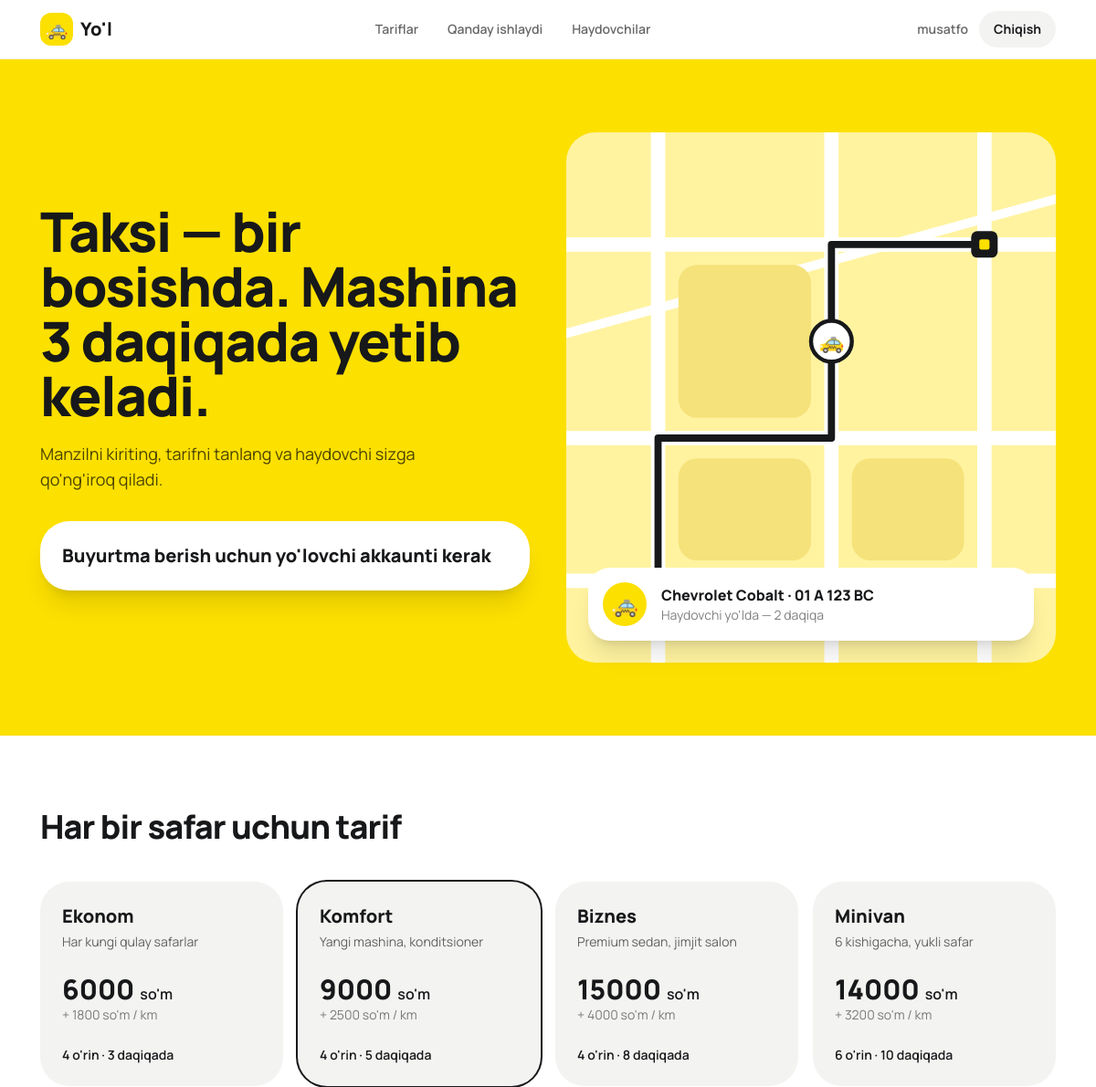
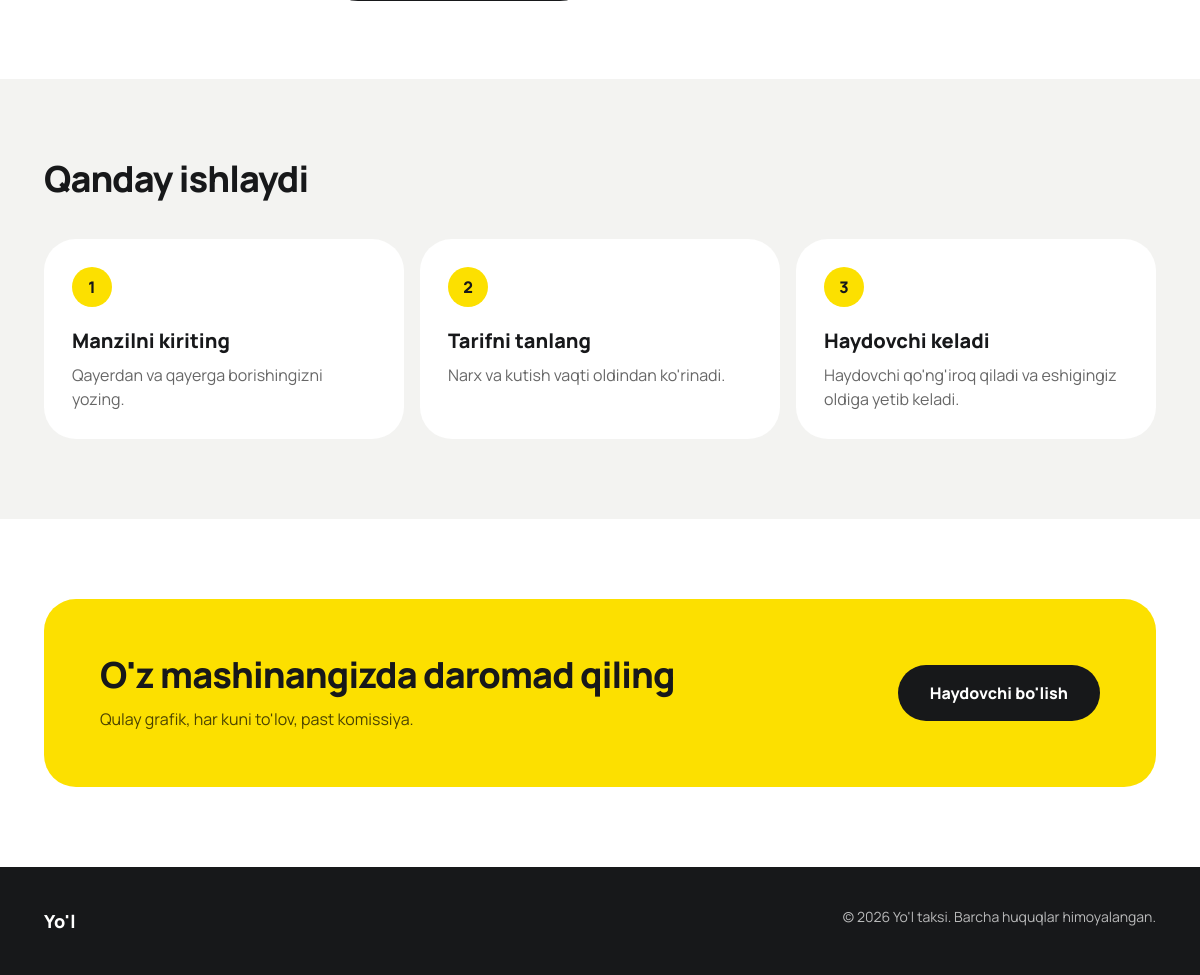
The app's page / (signed in) with its own data (2 pictures, top to bottom).
### taxi/models.py (models this page shows, shortened)
class Tariff(models.Model):
    name = models.CharField("Nomi", max_length=40)
    description = models.CharField("Tavsif", max_length=120)
    seats = models.PositiveSmallIntegerField("O'rinlar", default=4)
    eta_min = models.PositiveSmallIntegerField("Kutish (daq.)", default=3)
    base_price = models.PositiveIntegerField("Boshlang'ich narx (so'm)")
    per_km = models.PositiveIntegerField("1 km narxi (so'm)")
    position = models.PositiveSmallIntegerField(default=0)
    class Meta:
        ordering = ["position"]
        verbose_name = "Tarif"
        verbose_name_plural = "Tariflar"

### taxi/views.py (the view)
# urls.py: path("", views.index, name="index"),
def index(request):
    return render(request, "index.html", {"tariffs": Tariff.objects.all()})

### taxi/context.py (called while the page is built)
def role(request):
    u = request.user
    if not u.is_authenticated:
        return {"role": "guest"}
    p = getattr(u, "profile", None)
    return {"role": p.role if p else "staff"}

### templates/index.html (shortened to what this page needs)
{% extends "base.html" %}
{% block content %}
<section class="bg-sun">
  <div class="max-w-6xl mx-auto px-5 py-12 md:py-20 grid md:grid-cols-2 gap-10 items-center">
    <div>
      <h1 class="text-4xl md:text-6xl font-extrabold leading-[1.05] tracking-tight">Taksi — bir bosishda. Mashina 3 daqiqada yetib keladi.</h1>
      <p class="mt-5 text-lg text-black/70 max-w-md">Manzilni kiriting, tarifni tanlang va haydovchi sizga qo'ng'iroq qiladi.</p>
      {% if role == "passenger" %}
      <form id="buyurtma" method="post" action="{% url 'order' %}" class="mt-8 bg-white rounded-4xl p-5 shadow-xl shadow-black/10 space-y-3 scroll-mt-24">
        {% csrf_token %}
        {% for m in messages %}
          <div role="status" class="rounded-2xl px-4 py-3 text-sm font-semibold {% if m.tags == 'success' %}bg-emerald-50 text-emerald-800{% else %}bg-red-50 text-red-700{% endif %}">{{ m }}</div>
        {% endfor %}
        <div class="rounded-2xl bg-mist flex items-center gap-3 px-4">
          <span class="w-2.5 h-2.5 rounded-full bg-ink"></span>
          <input name="pickup" required placeholder="Qayerdan" class="w-full bg-transparent py-3.5 outline-none font-semibold placeholder:text-black/40">
        </div>
        <div class="rounded-2xl bg-mist flex items-center gap-3 px-4">
          <span class="w-2.5 h-2.5 rounded-sm bg-sun ring-2 ring-ink"></span>
          <input name="dropoff" required placeholder="Qayerga" class="w-full bg-transparent py-3.5 outline-none font-semibold placeholder:text-black/40">
        </div>
        <div class="rounded-2xl bg-mist px-4 py-3">
          <label for="km" class="flex justify-between text-sm font-semibold"><span>Masofa</span><span><output id="km-out">5</output> km</span></label>
          <input id="km" name="distance_km" type="range" min="1" max="50" step="0.5" value="5" class="w-full accent-black">
        </div>
        <fieldset class="flex gap-2 overflow-x-auto pb-1">
          <legend class="sr-only">Tarif</legend>
          {% for t in tariffs %}
          <label class="shrink-0 cursor-pointer">
            <input type="radio" name="tariff" value="{{ t.pk }}" data-base="{{ t.base_price }}" data-km="{{ t.per_km }}" class="peer sr-only" {% if forloop.first %}checked{% endif %}>
            <span class="block rounded-2xl border-2 border-transparent bg-mist px-4 py-2.5 peer-checked:border-ink peer-checked:bg-white peer-focus-visible:outline peer-focus-visible:outline-2">
              <span class="block font-extrabold text-sm">{{ t.name }}</span>
              <span class="block text-xs text-black/50">{{ t.eta_min }} daq · {{ t.base_price }} so'mdan</span>
            </span>
          </label>
          {% endfor %}
        </fieldset>
        <p class="flex justify-between items-baseline px-1"><span class="text-sm font-semibold text-black/60">Taxminiy narx</span><span class="text-2xl font-extrabold"><span id="price">—</span> so'm</span></p>
        <button class="w-full rounded-2xl bg-ink text-white font-extrabold py-4 hover:bg-black active:scale-[.99] transition">Taksi chaqirish</button>
      </form>
      {% else %}
      <div id="buyurtma" class="mt-8 bg-white rounded-4xl p-6 shadow-xl shadow-black/10 scroll-mt-24">
        <p class="text-xl font-extrabold">{% if role == "driver" %}Siz haydovchi sifatida kirgansiz{% else %}Buyurtma berish uchun yo'lovchi akkaunti kerak{% endif %}</p>
      </div>
      {% endif %}
    </div>
    <div class="relative hidden md:block">
      <svg viewBox="0 0 480 520" class="w-full rounded-4xl bg-[#FFF3A0]" role="img" aria-label="Marshrut xaritasi">
        <g transform="translate(260 205)"><circle r="20" fill="#fff" stroke="#17181A" stroke-width="4"/><text text-anchor="middle" y="7" font-size="20">🚕</text></g>
      </svg>
      <div class="absolute left-6 bottom-6 right-6 bg-white rounded-3xl p-4 shadow-xl flex items-center gap-4">
        <div class="w-12 h-12 rounded-full bg-sun grid place-items-center text-2xl">🚕</div>
        <div><p class="font-extrabold">Chevrolet Cobalt · 01 A 123 BC</p><p class="text-sm text-black/50">Haydovchi yo'lda — 2 daqiqa</p></div>
      </div>
    </div>
  </div>
</section>
<section id="tariflar" class="max-w-6xl mx-auto px-5 py-20 scroll-mt-16">
  <h2 class="text-3xl md:text-4xl font-extrabold tracking-tight">Har bir safar uchun tarif</h2>
  <div class="mt-10 grid sm:grid-cols-2 lg:grid-cols-4 gap-4">
    {% for t in tariffs %}
    <article class="rounded-4xl bg-mist p-6 flex flex-col {% if forloop.counter == 2 %}ring-2 ring-ink{% endif %}">
      <h3 class="text-xl font-extrabold">{{ t.name }}</h3>
      <p class="mt-1 text-sm text-black/60">{{ t.description }}</p>
      <p class="mt-6 text-3xl font-extrabold">{{ t.base_price }} <span class="text-base font-semibold">so'm</span></p>
      <p class="text-sm text-black/50">+ {{ t.per_km }} so'm / km</p>
      <p class="mt-auto pt-6 text-sm font-semibold">{{ t.seats }} o'rin · {{ t.eta_min }} daqiqada</p>
    </article>
    {% empty %}
    <p class="text-black/60">Tariflar hali qo'shilmagan. Admin panelda tarif yarating.</p>
    {% endfor %}
  </div>
</section>
<section id="qanday" class="bg-mist scroll-mt-16">
  <div class="max-w-6xl mx-auto px-5 py-20">
    <h2 class="text-3xl md:text-4xl font-extrabold tracking-tight">Qanday ishlaydi</h2>
    <ol class="mt-10 grid md:grid-cols-3 gap-4">
      <li class="bg-white rounded-4xl p-7"><span class="grid place-items-center w-10 h-10 rounded-full bg-sun font-extrabold">1</span><h3 class="mt-5 text-xl font-extrabold">Manzilni kiriting</h3><p class="mt-2 text-black/60">Qayerdan va qayerga borishingizni yozing.</p></li>
      <li class="bg-white rounded-4xl p-7"><span class="grid place-items-center w-10 h-10 rounded-full bg-sun font-extrabold">2</span><h3 class="mt-5 text-xl font-extrabold">Tarifni tanlang</h3><p class="mt-2 text-black/60">Narx va kutish vaqti oldindan ko'rinadi.</p></li>
      <li class="bg-white rounded-4xl p-7"><span class="grid place-items-center w-10 h-10 rounded-full bg-sun font-extrabold">3</span><h3 class="mt-5 text-xl font-extrabold">Haydovchi keladi</h3><p class="mt-2 text-black/60">Haydovchi qo'ng'iroq qiladi va eshigingiz oldiga yetib keladi.</p></li>
    </ol>
  </div>
</section>
<section id="haydovchi" class="max-w-6xl mx-auto px-5 py-20 scroll-mt-16">
  <div class="rounded-4xl bg-sun p-8 md:p-14 flex flex-col md:flex-row md:items-center justify-between gap-6">
    <div><h2 class="text-3xl md:text-4xl font-extrabold tracking-tight">O'z mashinangizda daromad qiling</h2><p class="mt-3 text-black/70 max-w-lg">Qulay grafik, har kuni to'lov, past komissiya.</p></div>
    <a href="tel:+998900000000" class="shrink-0 rounded-full bg-ink text-white font-extrabold px-8 py-4 text-center hover:bg-black">Haydovchi bo'lish</a>
  </div>
</section>
{% endblock %}

### templates/base.html (shortened to what this page needs)
<!doctype html>
<html lang="uz">
<head>
  <script src="https://cdn.tailwindcss.com"></script>
</head>
<body class="bg-white text-ink font-sans antialiased">
  <header class="sticky top-0 z-30 bg-white/90 backdrop-blur border-b border-black/5">
    <div class="max-w-6xl mx-auto px-5 h-16 flex items-center justify-between">
      <a href="/" class="flex items-center gap-2 font-extrabold text-xl">
        <span class="grid place-items-center w-9 h-9 rounded-xl bg-sun">🚕</span> Yo'l
      </a>
      <nav class="hidden md:flex gap-8 text-sm font-semibold text-black/60">
        <a href="#tariflar" class="hover:text-ink">Tariflar</a>
        <a href="#qanday" class="hover:text-ink">Qanday ishlaydi</a>
        <a href="#haydovchi" class="hover:text-ink">Haydovchilar</a>
      </nav>
      <div class="flex items-center gap-2">
        {% if user.is_authenticated %}
          <span class="hidden sm:inline text-sm font-semibold text-black/60 px-1">{{ user.first_name|default:user.username }}</span>
          <form method="post" action="{% url 'logout' %}">{% csrf_token %}<button class="rounded-full bg-mist text-sm font-bold px-4 py-2.5 hover:bg-black/10">Chiqish</button></form>
        {% else %}
          <a href="{% url 'login' %}" class="rounded-full text-sm font-bold px-4 py-2.5 hover:bg-mist">Kirish</a>
          <a href="{% url 'register' %}" class="rounded-full bg-ink text-white text-sm font-bold px-5 py-2.5 hover:bg-black">Ro'yxatdan o'tish</a>
        {% endif %}
      </div>
    </div>
  </header>
  {% block content %}{% endblock %}
  <footer class="bg-ink text-white/70 text-sm">
    <div class="max-w-6xl mx-auto px-5 py-10 flex flex-col md:flex-row gap-4 justify-between">
      <p class="font-extrabold text-white text-lg">Yo'l</p>
      <p>© {% now "Y" %} Yo'l taksi. Barcha huquqlar himoyalangan.</p>
    </div>
  </footer>
</body>
</html>

### templates/base.html (style rules this page uses)
html { scroll-behavior:smooth }

### records on screen
Tariff: name "Ekonom", description "Har kungi qulay safarlar", base_price "6000", per_km "1800", seats "4", eta_min "3"
Tariff: name "Komfort", description "Yangi mashina, konditsioner", base_price "9000", per_km "2500", seats "4", eta_min "5"
Tariff: name "Biznes", description "Premium sedan, jimjit salon", base_price "15000", per_km "4000", seats "4", eta_min "8"
Tariff: name "Minivan", description "6 kishigacha, yukli safar", base_price "14000", per_km "3200", seats "6", eta_min "10"

### other values on screen
{{ user.first_name|default:user.username }} "musatfo"
